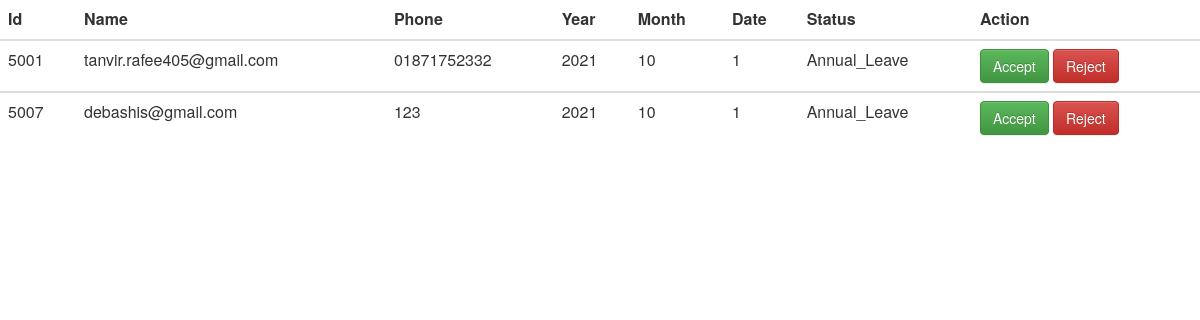
Page /leave_request.php on the committed database.
### tables this page shows
CREATE TABLE `attendance` (
  `Id` int(255) NOT NULL,
  `name` varchar(50) NOT NULL,
  `phone` varchar(50) NOT NULL,
  `year` varchar(50) NOT NULL,
  `month` varchar(50) NOT NULL,
  `date` varchar(50) NOT NULL,
  `status` varchar(50) NOT NULL,
  PRIMARY KEY (`Id`,`date`,`status`)
);

### leave_request.php (the view, shortened to what this page needs)
<?
include 'header.php';
?>
 <table class="table table-dark table-hover ">
                <thead>
                    <tr>
                        <th scope="col">Id</th>
                        <th scope="col">Name</th>
                        <th scope="col">Phone</th>
                        <th scope="col">Year</th>
                        <th scope="col">Month</th>
                        <th scope="col">Date</th>
                        <th scope="col">Status</th>
                            <th scope="col">Action</th>
                    </tr>
                </thead>
                <tbody>
                    <?php include 'config.php';
                    $sql = "select *from attendance where status='Annual_Leave'";
                    $result =  mysqli_query($conn, $sql);
                    if (mysqli_num_rows($result) > 0) {
                        while ($row = mysqli_fetch_assoc($result)) {
                    ?>
                            <tr>
                                <td>
                                    <?php echo   $row["Id"]; ?>
                                </td>
                                <td>
                                    <?php echo    $row["name"]; ?>
                                </td>
                                <td>
                                    <?php echo     $row["phone"]; ?>
                                </td>
                                <td>
                                    <?php echo    $row["year"]; ?>
                                </td>
                                <td>
                                    <?php echo    $row["month"]; ?>
                                </td>
                                <td>
                                    <?php echo    $row["date"]; ?>
                                </td>
                                    <td>
                                    <?php echo    $row["status"]; ?>
                                </td>
                        <td>
                                    <a class="btn btn-success" role="button" href="leave_request_accept.php?&employee_id=<? echo $row["Id"]; ?>">Accept</a>
                                    <a class="btn btn-danger" role="button" href="#">Reject</a>
                                </td>
                            </tr>
                </tbody>
        <?php
                        }
                    }
        ?>
            </table>

### rows in the picture
attendance: Id "5001", name "tanvir.rafee405@gmail.com", phone "01871752332", year "2021", month "10", date "1", status "Annual_Leave"
attendance: Id "5007", name "debashis@gmail.com", phone "123", year "2021", month "10", date "1", status "Annual_Leave"
